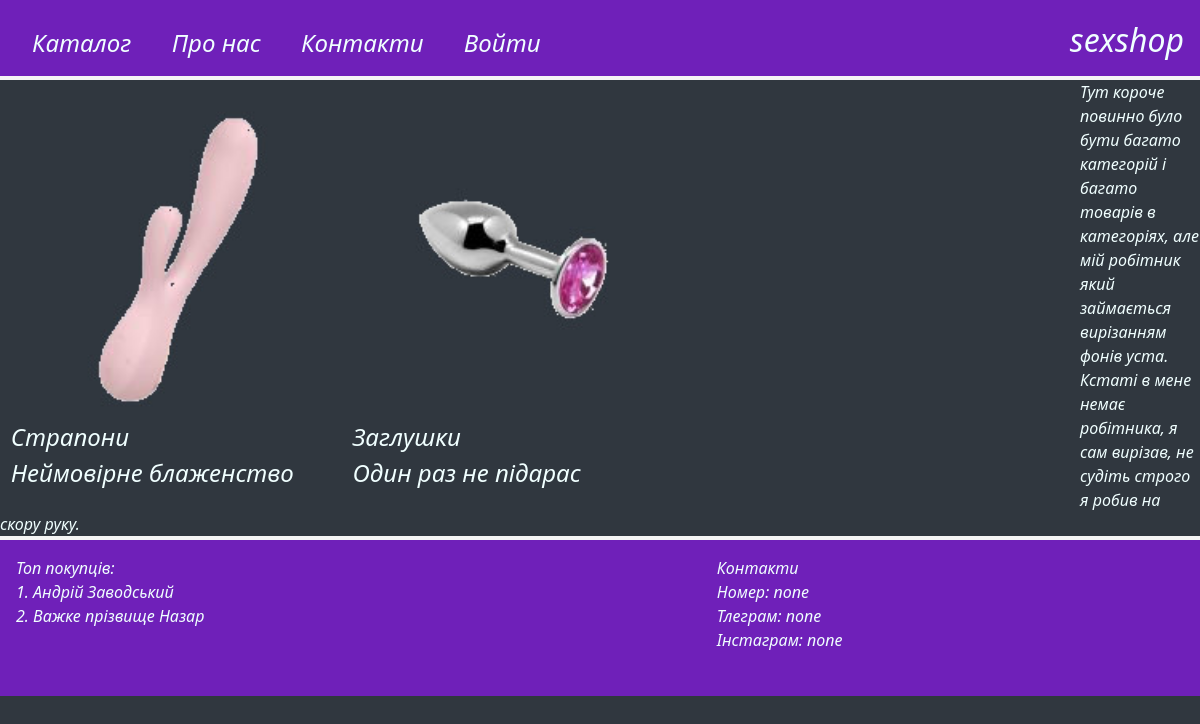
Screenshot of /katalog/ with the database file from the repository.
### main/models.py (models this page shows, shortened)
class category(models.Model):
    name = models.CharField("назва", max_length = 100)
    description = models.TextField("опис",null=True, blank=True)
    image = models.ImageField('фото', upload_to="product_image", null=True, blank=True)

### main/views.py (the view)
# urls.py: path('katalog/', katalog, name="katalog"),
def katalog(request):
    context = {
        'category': category.objects.all(),
    }
    return render(request, 'main/katalog.html', context)

### main/templates/main/katalog.html (shortened to what this page needs)
{% extends 'main/xx.html' %}
{% load static %}
{% block sale %}
<link rel="stylesheet" href="{% static  'css/prodaza.css' %}">
    <div class="osnova">
        {% for category in category %}
            <a href="{% url "main:category" category.id %}">
                <div class="tovar">
                    <img
                    src="{{category.image.url }}">
                    <p class"">{{ category.name}}</p>
                    <p>{{ category.description}}</p>
                </div>
            </a>
        {% endfor %}
    </div>
    <div>
        Тут короче повинно було бути багато категорій і багато товарів в категоріях, але мій робітник який займається вирізанням фонів уста. Кстаті в мене немає робітника, я сам вирізав, не судіть строго я робив на скору руку.
    </div>
{% endblock %}

### main/static/css/main.css (style rules this page uses)
* { margin: 0; padding: 0; }
body { background-color:rgb(48, 55, 63); color: azure; padding: 0px; font-style: italic; }
a { text-decoration: none; color:azure; font-size: 3vh; margin: 2vh; }

### main/static/css/prodaza.css (style rules this page uses)
* { margin: 0; padding: 0; }
.osnova { display: block; height: auto; float:left; width: 90%; color: black; margin-top: 1vh; }
.tovar { display: block; width: 40vh; height: 90%; float: left; padding: 0; margin: 1%; }
img { height: 40vh; width: 40vh; }
p { font-size: 3vh; margin: 0; }
img { transition: transform 0.25s; }

### rows the page displays
category: image (picture), name "Страпони", description "Неймовірне блаженство"
category: image (picture), name "Заглушки", description "Один раз не підарас"
